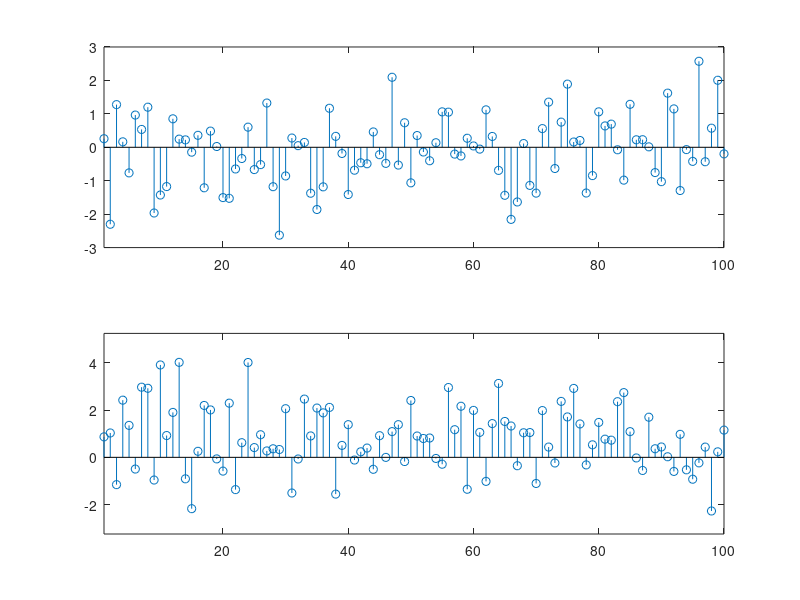
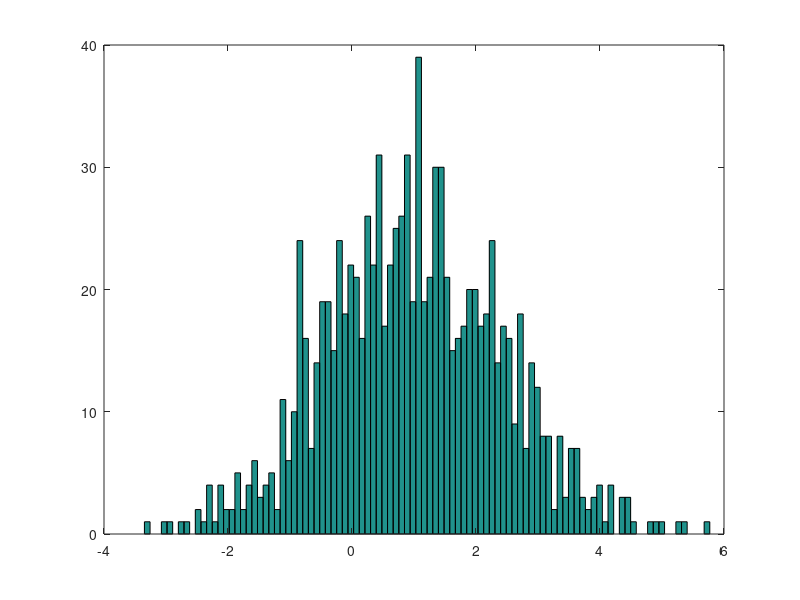
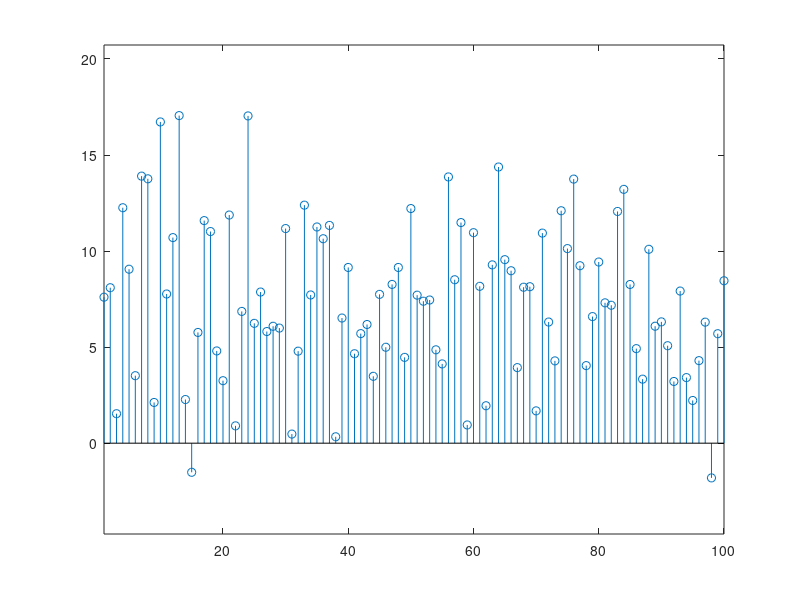
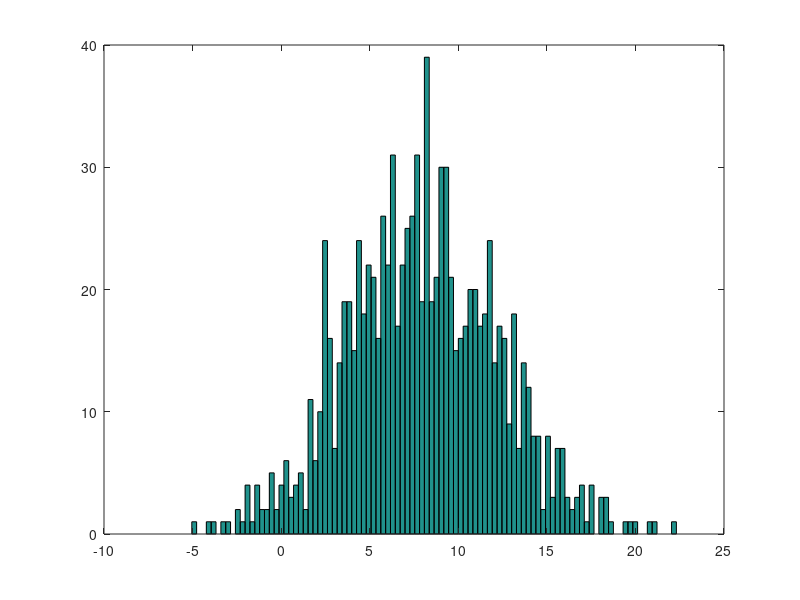

MATLAB code for these plots, in order:
clc
clear all
close all


% generate i.i.d. Gaussian sequence of 1000 samples, zero mean, variance = 1
x1 = randn(1000, 1);
% generate i.i.d. Gaussian sequence of 1000 samples, mean = m, variance = v
m = 1 ;
v = 2 ;
x2 = sqrt(v)*randn(1000,1)+m;

figure, subplot(211), stem(x1)
axis([1 100 -3 3])
subplot(212), stem(x2)
axis([1 100 m-3*sqrt(v) m+3*sqrt(v)])

figure, hist(x2,100)

m2s=mean(x2)
v2s=var(x2)


x3=3*x2+5;

m3s=mean(x3)
m3=3*m+5
v3s=var(x3)
v3=(3^2)*v

figure, stem(x3)
axis([1 100 m3-3*sqrt(v3) m3+3*sqrt(v3)])

figure, hist(x3,100)
